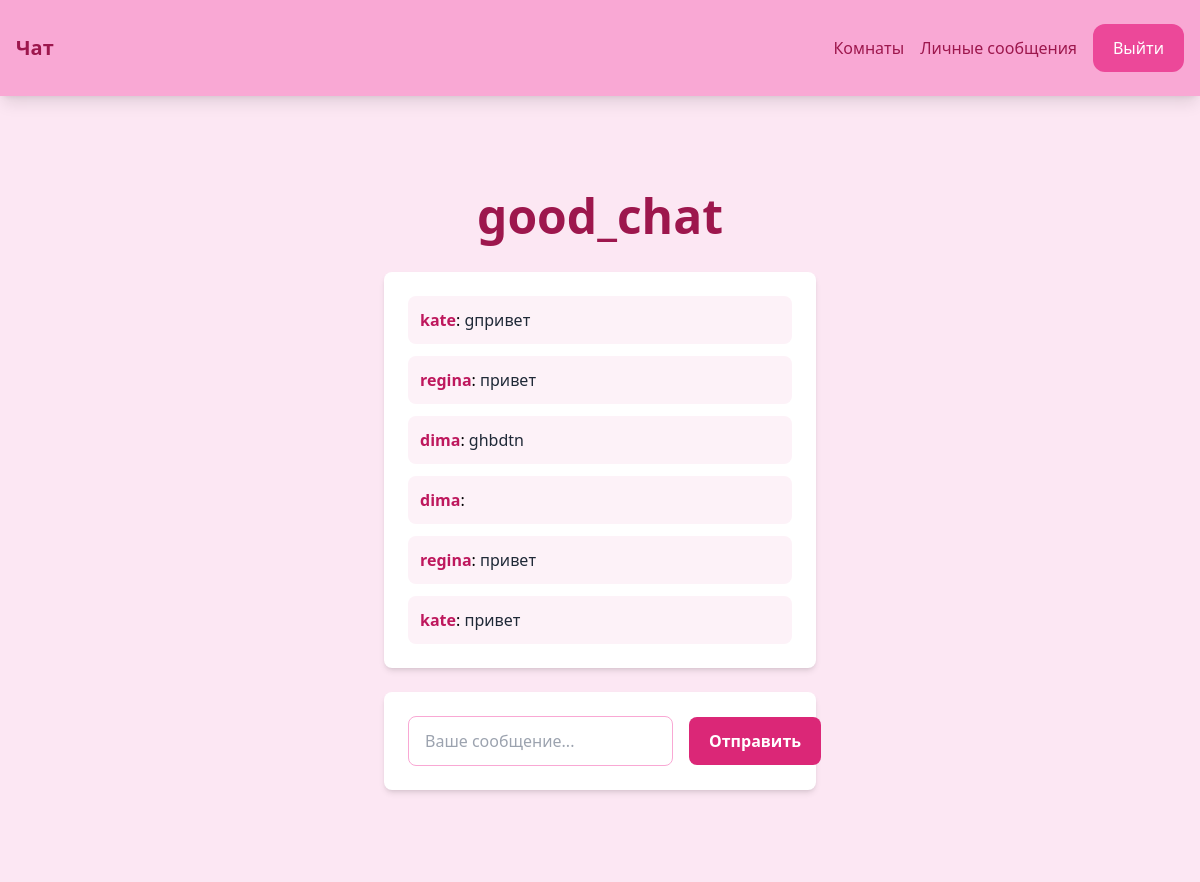
The page /rooms/test1/ (signed in) on the database its author committed.
### roomchat/models.py (models this page shows, shortened)
class Room(models.Model):
    name = models.CharField(max_length=255)
    slug = models.SlugField(unique=True)
    created_by = models.ForeignKey(User, on_delete=models.CASCADE, related_name='rooms')

class Message(models.Model):
    room = models.ForeignKey(Room, related_name='messages', on_delete=models.CASCADE)
    user = models.ForeignKey(User, related_name='messages', on_delete=models.CASCADE)
    content = models.TextField()
    date_added = models.DateTimeField(auto_now_add=True)
    class Meta:
        ordering = ('date_added',)

### roomchat/views.py (the view)
# urls.py: path('<slug:slug>/', views.room, name='room'),
@login_required
def room(request, slug):
    room = get_object_or_404(Room, slug=slug)
    messages = Message.objects.filter(room=room)[0:25]
    return render(request, 'roomchat/room.html', {'room': room, 'messages': messages})

### roomchat/templates/roomchat/room.html (shortened to what this page needs)
{% extends 'chat/base.html' %}
{% block content %}
<div class="p-8 lg:p-16 bg-pink-100">
    <h1 class="text-3xl lg:text-5xl font-bold text-pink-800 text-center mb-8">{{ room.name }}</h1>
    <div class="lg:w-2/4 mx-auto p-6 bg-white rounded-lg shadow-md mb-6">
        <div class="chat-messages space-y-3 max-h-96 overflow-y-auto" id="chat-messages">
            {% for m in messages %}
            <div class="p-3 bg-pink-50 rounded-lg">
                <span class="font-semibold text-pink-700">{{ m.user.username }}</span>:
                <span class="text-gray-800">{{ m.content }}</span>
            </div>
            {% endfor %}
        </div>
    </div>
    <div class="lg:w-2/4 mx-auto p-6 bg-white rounded-lg shadow-md">
        <form method="post" action="." class="flex items-center">
            <input
                type="text"
                name="content"
                placeholder="Ваше сообщение..."
                id="chat-message-input"
                class="flex-1 px-4 py-3 mr-4 border border-pink-300 rounded-lg focus:outline-none focus:ring-2 focus:ring-pink-500"
            >
            <button
                id="chat-message-submit"
                class="px-5 py-3 bg-pink-600 text-white font-bold rounded-lg hover:bg-pink-700 focus:outline-none focus:ring-2 focus:ring-pink-500"
            >
                Отправить
            </button>
        </form>
    </div>
</div>
{% endblock %}

### rows shown on the page
Room: name "good_chat"
Message: user.username "kate", content "gпривет"
Message: user.username "regina", content "привет"
Message: user.username "dima", content "ghbdtn"
Message: user.username "dima"
Message: user.username "regina", content "привет"
Message: user.username "kate", content "привет"
